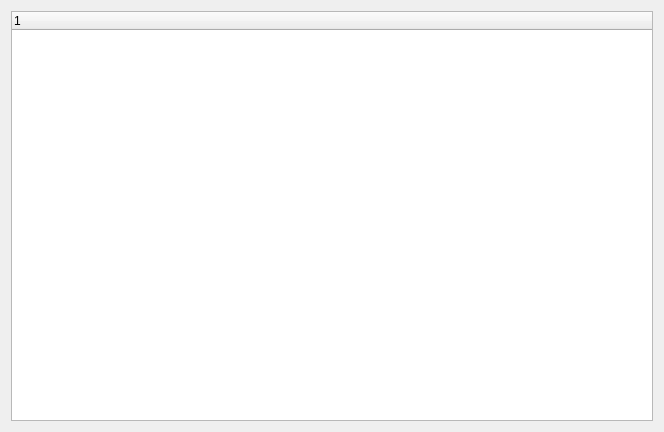
<?xml version="1.0" encoding="UTF-8"?>
<ui version="4.0">
 <class>PreviewDialog</class>
 <widget class="QDialog" name="PreviewDialog">
  <property name="windowModality">
   <enum>Qt::WindowModal</enum>
  </property>
  <property name="geometry">
   <rect>
    <x>0</x>
    <y>0</y>
    <width>664</width>
    <height>432</height>
   </rect>
  </property>
  <property name="windowTitle">
   <string>Traffic Pattern</string>
  </property>
  <property name="locale">
   <locale language="English" country="UnitedStates"/>
  </property>
  <property name="modal">
   <bool>true</bool>
  </property>
  <layout class="QVBoxLayout" name="verticalLayout">
   <item>
    <widget class="QTreeWidget" name="treeView">
     <property name="locale">
      <locale language="English" country="UnitedStates"/>
     </property>
     <property name="sizeAdjustPolicy">
      <enum>QAbstractScrollArea::AdjustToContents</enum>
     </property>
     <property name="editTriggers">
      <set>QAbstractItemView::NoEditTriggers</set>
     </property>
     <property name="selectionMode">
      <enum>QAbstractItemView::MultiSelection</enum>
     </property>
     <property name="indentation">
      <number>10</number>
     </property>
     <property name="wordWrap">
      <bool>true</bool>
     </property>
     <attribute name="headerCascadingSectionResizes">
      <bool>true</bool>
     </attribute>
     <attribute name="headerMinimumSectionSize">
      <number>20</number>
     </attribute>
     <column>
      <property name="text">
       <string notr="true">1</string>
      </property>
     </column>
    </widget>
   </item>
  </layout>
 </widget>
 <resources/>
 <connections/>
</ui>
